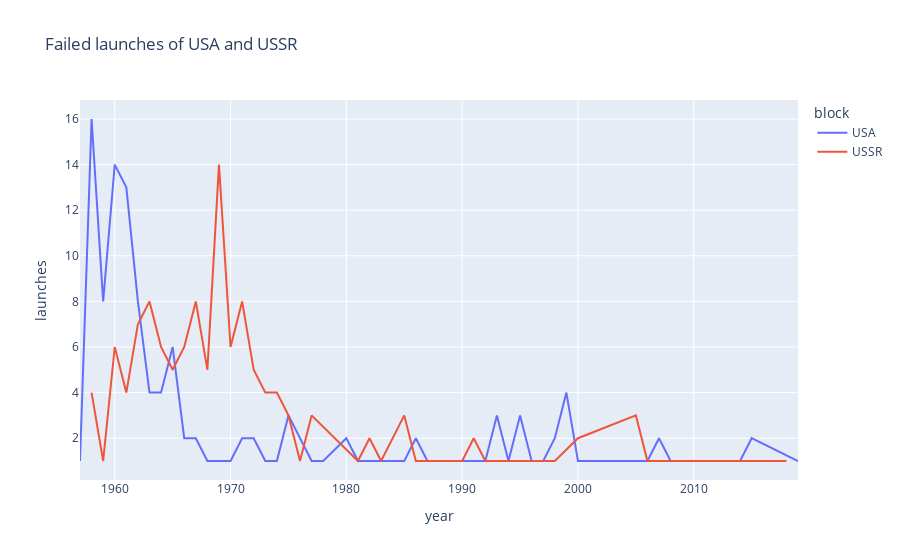

The notebook cell this image was saved under:
### Code cell
line = px.line(failures_per_year[:-1],
              x='year',
              y='launches',
              color='block',
              title="Failed launches of USA and USSR")
line.show()

### Figure 1 — Plotly figure (JSON) as saved in the notebook; plotly's stock layout.template omitted (floating-point values rounded to 4 significant figures)
{"data": [{"hovertemplate": "block=USA<br>year=%{x}<br>launches=%{y}<extra></extra>", "legendgroup": "USA", "line": {"color": "#636efa", "dash": "solid"}, "marker": {"symbol": "circle"}, "mode": "lines", "name": "USA", "orientation": "v", "showlegend": true, "type": "scatter", "x": [1957, 1958, 1959, 1960, 1961, 1962, 1963, 1964, 1965, 1966, 1967, 1968, 1970, 1971, 1972, 1973, 1974, 1975, 1977, 1978, 1980, 1981, 1984, 1985, 1986, 1987, 1990, 1991, 1992, 1993, 1994, 1995, 1996, 1997, 1998, 1999, 2000, 2001, 2003, 2006, 2007, 2008, 2009, 2011, 2013, 2014, 2015, 2019], "xaxis": "x", "y": [1, 16, 8, 14, 13, 8, 4, 4, 6, 2, 2, 1, 1, 2, 2, 1, 1, 3, 1, 1, 2, 1, 1, 1, 2, 1, 1, 1, 1, 3, 1, 3, 1, 1, 2, 4, 1, 1, 1, 1, 2, 1, 1, 1, 1, 1, 2, 1], "yaxis": "y"}, {"hovertemplate": "block=USSR<br>year=%{x}<br>launches=%{y}<extra></extra>", "legendgroup": "USSR", "line": {"color": "#EF553B", "dash": "solid"}, "marker": {"symbol": "circle"}, "mode": "lines", "name": "USSR", "orientation": "v", "showlegend": true, "type": "scatter", "x": [1958, 1959, 1960, 1961, 1962, 1963, 1964, 1965, 1966, 1967, 1968, 1969, 1970, 1971, 1972, 1973, 1974, 1975, 1976, 1977, 1981, 1982, 1983, 1985, 1986, 1989, 1990, 1991, 1992, 1994, 1995, 1997, 1998, 2000, 2005, 2006, 2013, 2016, 2017, 2018], "xaxis": "x", "y": [4, 1, 6, 4, 7, 8, 6, 5, 6, 8, 5, 14, 6, 8, 5, 4, 4, 3, 1, 3, 1, 2, 1, 3, 1, 1, 1, 2, 1, 1, 1, 1, 1, 2, 3, 1, 1, 1, 1, 1], "yaxis": "y"}], "layout": {"legend": {"title": {"text": "block"}, "tracegroupgap": 0}, "title": {"text": "Failed launches of USA and USSR"}, "xaxis": {"anchor": "y", "domain": [0, 1], "title": {"text": "year"}}, "yaxis": {"anchor": "x", "domain": [0, 1], "title": {"text": "launches"}}}}
